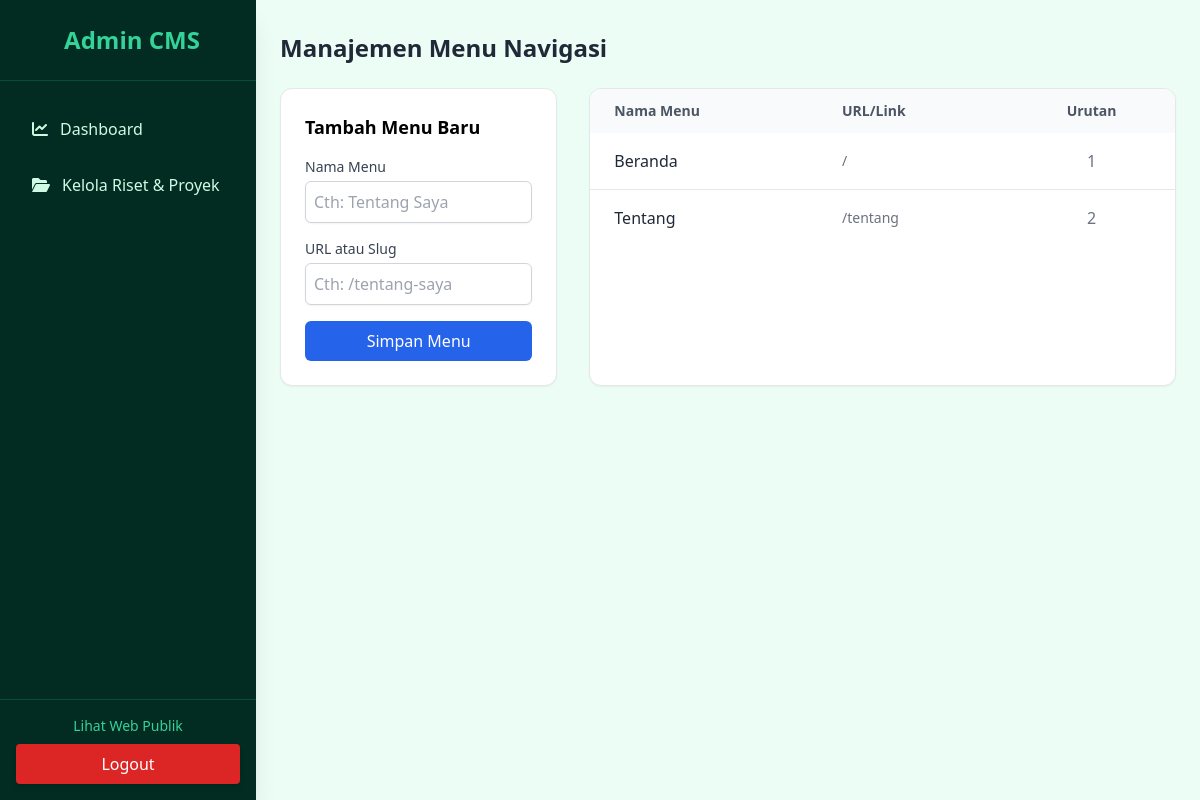
/admin/menus (signed in), run on the app's committed database.
### app/models.py (models this page shows)
class Menu(db.Model):
    id = db.Column(db.Integer, primary_key=True)
    name = db.Column(db.String(50), nullable=False)
    url = db.Column(db.String(200), nullable=False)
    position = db.Column(db.Integer, default=0)

### app/routes_admin.py (the view)
@admin.route('/menus')
@login_required
def manage_menus():
    menus = Menu.query.order_by(Menu.position).all()
    return render_template('admin/menus.html', menus=menus)

### app/__init__.py (called while the page is built)
def create_app():
    app = Flask(__name__)
    app.config.from_object(Config)
    db.init_app(app)
    login_manager.init_app(app)
    login_manager.login_view = 'admin.login' # Rute jika user belum login
    login_manager.login_message = "Silakan login terlebih dahulu untuk mengakses halaman ini."
    login_manager.login_message_category = "info"
    from app.models import User
    @login_manager.user_loader
    def load_user(user_id):
        return User.query.get(int(user_id))
    from app.routes_main import main
    from app.routes_admin import admin
    app.register_blueprint(main)
    app.register_blueprint(admin, url_prefix='/admin')
    return app

### app/templates/admin/menus.html
{% extends "admin/layout.html" %}
{% block content %}
<div class="flex justify-between items-center mb-6">
    <h2 class="text-2xl font-bold text-gray-800">Manajemen Menu Navigasi</h2>
</div>
<div class="grid grid-cols-1 lg:grid-cols-3 gap-8">
    <div class="bg-white rounded-xl shadow-sm p-6 border border-gray-200 h-fit">
        <h3 class="text-lg font-semibold mb-4">Tambah Menu Baru</h3>
        <form action="{{ url_for('admin.add_menu') }}" method="POST" class="space-y-4">
            <div>
                <label class="block text-sm font-medium text-gray-700 mb-1">Nama Menu</label>
                <input type="text" name="name" required placeholder="Cth: Tentang Saya" class="w-full border-gray-300 rounded-md shadow-sm focus:border-blue-500 focus:ring-blue-500 p-2 border">
            </div>
            <div>
                <label class="block text-sm font-medium text-gray-700 mb-1">URL atau Slug</label>
                <input type="text" name="url" required placeholder="Cth: /tentang-saya" class="w-full border-gray-300 rounded-md shadow-sm focus:border-blue-500 focus:ring-blue-500 p-2 border">
            </div>
            <button type="submit" class="w-full bg-blue-600 hover:bg-blue-700 text-white font-medium py-2 rounded-md transition">Simpan Menu</button>
        </form>
    </div>
    <div class="lg:col-span-2 bg-white rounded-xl shadow-sm overflow-hidden border border-gray-200">
        <table class="w-full text-left">
            <thead class="bg-gray-50 text-gray-600">
                <tr>
                    <th class="px-6 py-3 text-sm font-semibold">Nama Menu</th>
                    <th class="px-6 py-3 text-sm font-semibold">URL/Link</th>
                    <th class="px-6 py-3 text-sm font-semibold text-center">Urutan</th>
                </tr>
            </thead>
            <tbody class="divide-y divide-gray-200">
                {% for menu in menus %}
                <tr class="hover:bg-gray-50">
                    <td class="px-6 py-4 font-medium text-gray-800">{{ menu.name }}</td>
                    <td class="px-6 py-4 text-gray-500 text-sm">{{ menu.url }}</td>
                    <td class="px-6 py-4 text-center text-gray-500">{{ menu.position }}</td>
                </tr>
                {% else %}
                <tr><td colspan="3" class="px-6 py-4 text-center text-gray-500">Belum ada menu.</td></tr>
                {% endfor %}
            </tbody>
        </table>
    </div>
</div>
{% endblock %}

### data on the page
Menu: name "Beranda", url "/", position "1"
Menu: name "Tentang", url "/tentang", position "2"
